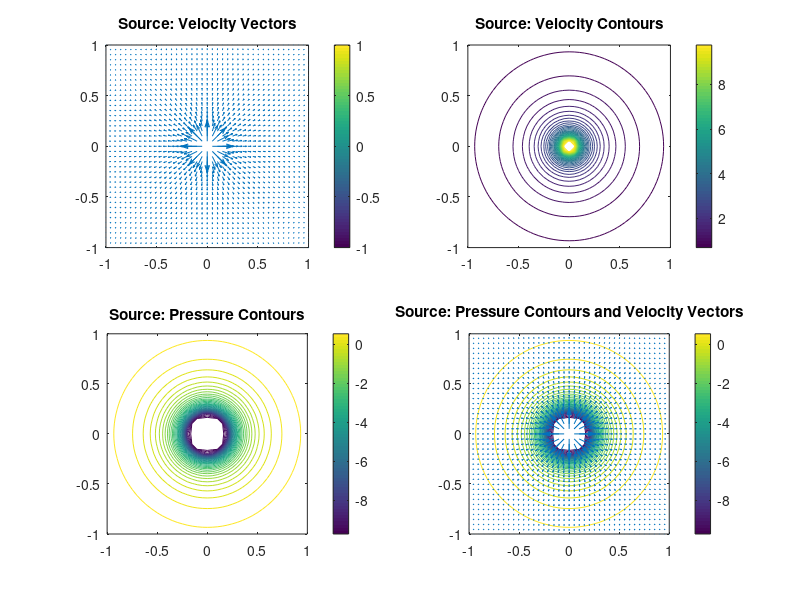
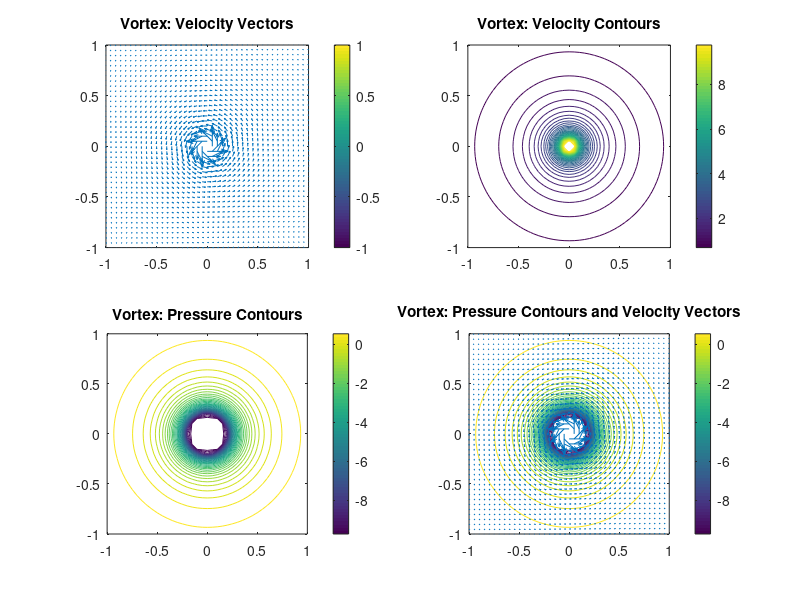
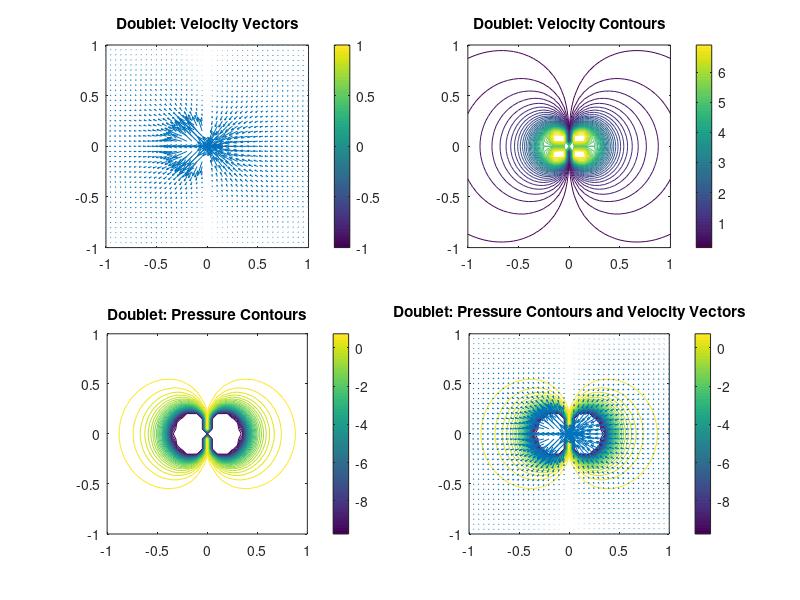

Reproduce these figures in MATLAB, in order.
%%%%%%%%%%%%%%%%%%%%%%%%%%%%%%%%%%%%%%%%%%%%%%%%%%%%%%%%%%%%%%%%%%%%%%%%%%%%%%%%%%%%%%%%%%%%%%%%%%%%
% EAE 126 Computational Aerodynamics (Spring 2011)
% Project 1 - Problem 2 - Flow Field: Source, Sink, Doublet
% Daniel Wiese

close all;
clear all;
clc;

%%%%%%%%%%%%%%%%%%%%%%%%%%%%%%%%%%%%%%%%%%%%%%%%%%%%%%%%%%%%%%%%%%%%%%%%%%%%%%%%%%%%%%%%%%%%%%%%%%%%
% This section sets up coordinates

xmin = -1;
xmax = 1;
dx = 0.05;

% X changes with i, Y changes with j
[Y, X]  =  meshgrid(xmin:dx:xmax);
ngrid = max(size(X));
x = linspace(xmin, xmax, ngrid);
y = linspace(xmin, xmax, ngrid);

rho = 1;
Q = 4;
Gamma = 4;
vinf = 1;
a = 0.33;
C = 0.2;

for i = 1:ngrid
    for j = 1:ngrid
        % Find radius to each cartesian point
        r(i,j) = sqrt(x(i)^2+y(j)^2);
        cos(i,j) = x(i)/r(i,j);
        sin(i,j) = y(j)/r(i,j);
    end
end

sin(round(ngrid/2),round(ngrid/2)) = 0;
cos(round(ngrid/2),round(ngrid/2)) = 0;

%%%%%%%%%%%%%%%%%%%%%%%%%%%%%%%%%%%%%%%%%%%%%%%%%%%%%%%%%%%%%%%%%%%%%%%%%%%%%%%%%%%%%%%%%%%%%%%%%%%%
% This section generates velocity vectors and pressure contours for a source

for i = 1:ngrid
    for j = 1:ngrid
        vsorc(i,j) = Q/(2*pi*rho*r(i,j));
        cpsorc(i,j) = 1-((vsorc(i,j)^2)/(vinf^2));
        lim = 10;

        if cpsorc(i,j)>lim
            cpsorc(i,j) = lim;
        end

        if cpsorc(i,j)<-lim
            cpsorc(i,j) = -lim;
        end

        if vsorc(i,j)>lim
            vsorc(i,j) = lim;
        end

        if vsorc(i,j)<-lim
            vsorc(i,j) = -lim;
        end
    end
end

for i = 1:ngrid
    for j = 1:ngrid
        vsorcx(i,j) = vsorc(i,j)*(x(i)/r(i,j));
        vsorcy(i,j) = vsorc(i,j)*(y(j)/r(i,j));
    end
end

vsorcx(round(ngrid/2),round(ngrid/2)) = 0;
vsorcy(round(ngrid/2),round(ngrid/2)) = 0;

figure(1)
subplot(2,2,1)
quiver(X,Y,vsorcx,vsorcy,3)
axis square
axis([-1,1,-1,1])
colorbar
title('Source: Velocity Vectors')

subplot(2,2,2)
contour(x,y,vsorc,40)
axis square
colorbar
title('Source: Velocity Contours')

subplot(2,2,3)
contour(x,y,cpsorc,40)
axis square
colorbar
title('Source: Pressure Contours')

subplot(2,2,4)
contour(x,y,cpsorc,40)
hold on
quiver(X,Y,vsorcx,vsorcy,3)
axis square
colorbar
title('Source: Pressure Contours and Velocity Vectors')
hold off

%%%%%%%%%%%%%%%%%%%%%%%%%%%%%%%%%%%%%%%%%%%%%%%%%%%%%%%%%%%%%%%%%%%%%%%%%%%%%%%%%%%%%%%%%%%%%%%%%%%%
% This section generates velocity vectors and pressure contours for a vortex

for i = 1:ngrid
    for j = 1:ngrid
        vvort(i,j) = Gamma/(2*pi*r(i,j));
        cpvort(i,j) = 1-((vvort(i,j)^2)/(vinf^2));
        lim = 10;

        if cpvort(i,j)>lim
            cpvort(i,j) = lim;
        end

        if cpvort(i,j)<-lim
            cpvort(i,j) = -lim;
        end

        if vvort(i,j)>lim
            vvort(i,j) = lim;
        end

        if vvort(i,j)<-lim
            vvort(i,j) = -lim;
        end
    end
end

for i = 1:ngrid
    for j = 1:ngrid
        vvortx(i,j) = -vvort(i,j)*(y(j)/r(i,j));
        vvorty(i,j) = vvort(i,j)*(x(i)/r(i,j));
    end
end

vvortx(round(ngrid/2),round(ngrid/2)) = 0;
vvorty(round(ngrid/2),round(ngrid/2)) = 0;

figure(2)
subplot(2,2,1)
quiver(X,Y,vvortx,vvorty,3)
axis square
axis([-1,1,-1,1])
colorbar
title('Vortex: Velocity Vectors')

subplot(2,2,2)
contour(x,y,vvort,40)
axis square
colorbar
title('Vortex: Velocity Contours')
subplot(2,2,3)
contour(x,y,cpvort,40)
axis square
colorbar
title('Vortex: Pressure Contours')

subplot(2,2,4)
contour(x,y,cpvort,40)
hold on
quiver(X,Y,vvortx,vvorty,3)
axis square
colorbar
title('Vortex: Pressure Contours and Velocity Vectors')
hold off

%%%%%%%%%%%%%%%%%%%%%%%%%%%%%%%%%%%%%%%%%%%%%%%%%%%%%%%%%%%%%%%%%%%%%%%%%%%%%%%%%%%%%%%%%%%%%%%%%%%%
% This section generates velocity vectors and pressure contours for a doublet

for i = 1:ngrid
    for j = 1:ngrid
        vdubx(i,j) = -2*C*(cos(i,j)^2)/(r(i,j)^2);
        vduby(i,j) = -2*C*(cos(i,j)*sin(i,j))/(r(i,j)^2);
        lim = 5;

        if vdubx(i,j)>lim
            vdubx(i,j) = lim;
        end

        if vdubx(i,j)<-lim
            vdubx(i,j) = -lim;
        end

        if vduby(i,j)>lim
            vduby(i,j) = lim;
        end

        if vduby(i,j)<-lim
            vduby(i,j) = -lim;
        end
    end
end

for i = round(ngrid/2)
    for j = round(ngrid/2)
        vdubx(i,j) = vdubx(i+1,j);
        vduby(i,j) = vduby(i+1,j);
    end
end

% Calculate velocity magnitude and pressure at each point
for i = 1:ngrid
    for j = 1:ngrid
        vdub(i,j) = sqrt((vdubx(i,j)^2)+(vduby(i,j)^2));
        cpdub(i,j) = 1-((vdub(i,j)^2)/(vinf^2));
        lim = 10;

        if cpdub(i,j)>lim
            cpdub(i,j) = lim;
        end

        if cpdub(i,j)<-lim
            cpdub(i,j) = -lim;
        end
    end
end

cpdub = cpdub';
vdub = vdub';

figure(3)
subplot(2,2,1)
quiver(X,Y,vdubx,vduby,3)
axis square
axis([-1,1,-1,1])
colorbar
title('Doublet: Velocity Vectors')

subplot(2,2,2)
contour(x,y,vdub,40)
axis square
colorbar
title('Doublet: Velocity Contours')

subplot(2,2,3)
contour(x,y,cpdub,40)
axis square
colorbar
title('Doublet: Pressure Contours')

subplot(2,2,4)
contour(x,y,cpdub,40)
hold on
quiver(X,Y,vdubx,vduby,3)
colorbar
axis square
title('Doublet: Pressure Contours and Velocity Vectors')
hold off
